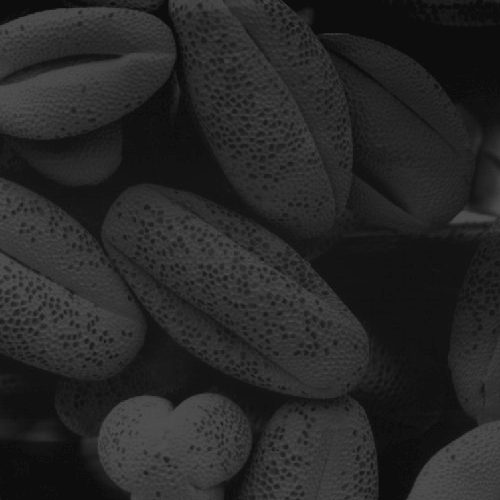
%> input picture week3/Fig0308(a)(pollen).tif, 500 x 500 px
$ octave Ex3_03.m   (GNU Octave 9; MATLAB toolbox functions it lacks are replaced by stand-ins)
%> lines starting %> are read from the running program, lines starting %| are printed output that depends on the picture
### week3/manualhist.m
function p = manualhist
% MANUALHIST generates a bimodel histogram interactively.
% P = MANUALHIST generates a bimodel histogram using
% TWOMODEGAUSS(m1, sig1, m2, sig2, A1, A2, k).
% m1 and m2 are the means of the two modes and must be in the range [0, 1].
% sig1 and sig2 are the standard deviation of the two modes.
% A1 and A2 are amplitude values, and
% k is offset value that raises the "floor" of histogram. The number of
% elements in the histogram vector P is 256 and sum(P) is normalized to 1.
% MANUALHIST repeately prompts for the parameters and plots the resulting
% histogram until user types an 'x' to quit, and then it returns the last
% histogram computed.

% Initialize
repeats = true;
quitnow = 'x';

% Compute a default histogram in case the user quits before
% estimateing at least one histogram.
p = twomodegauss(0.15, 0.05, 0.75, 0.05, 1, 0.07, 0.002);

% Cycle until an x is input
while repeats
    s = input('Enter m1, sig1, m2, sig2, A1, A2, k or x to quit:', 's');
    if s == quitnow
        break
    end

    % Convert the input string to a vector of numerical values and verify
    % the number of inputs.
        v = str2num(s);
    if numel(v) ~= 7
        disp('Incorrect number of inputs.')
        continue
    end

    p = twomodegauss(v(1), v(2), v(3), v(4), v(5), v(6), v(7));
    figure, plot(p)
    xlim([0 255])
end

### week3/twomodegauss.m
function p = twomodegauss(m1, sig1, m2, sig2, A1, A2, k)
%TWOMODEGAUSS Generates a bimodal Gaussian function.

c1 = A1*(1/((2*pi)^0.5)*sig1);
k1 = 2*(sig1^2);
c2 = A2*(1/((2*pi)^0.5)*sig2);
k2 = 2*(sig2^2);

z = linspace(0, 1, 256);
p = k + c1 * exp(-((z - m1).^2) ./ k1) + c2 * exp(-((z - m2).^2) ./ k2);
p = p./sum(p(:));

### week3/Ex3_03.m
clear all;
close all;

%% Histogram Equalization
f = imread('Fig0308(a)(pollen).tif');
%> f is the input picture: size 500x500 uint8; min 13, max 83, mean 38.7
figure, imshow(f)
figure; imhist(f) % display histogram of N-D image data(display
%histogram for intensity
ylim('auto')
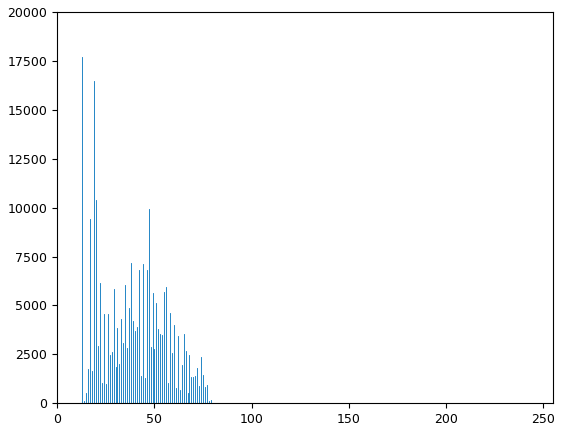
%> figure redrawn from the program's plot data; highest point at x = 13, y = 17718
g = histeq(f, 256);
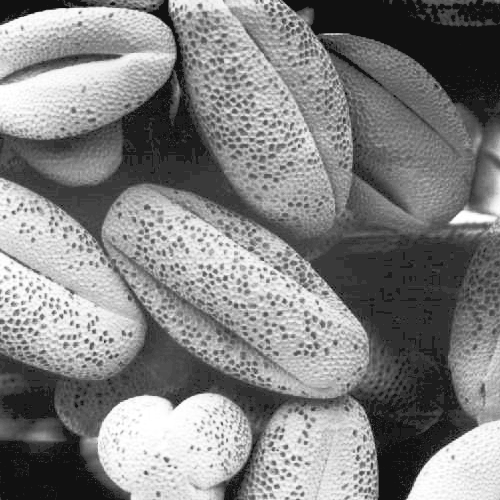
%> g: size 500x500 uint8; min 17, max 255, mean 130.3
figure, imshow(g)
figure, imhist(g)
ylim('auto')
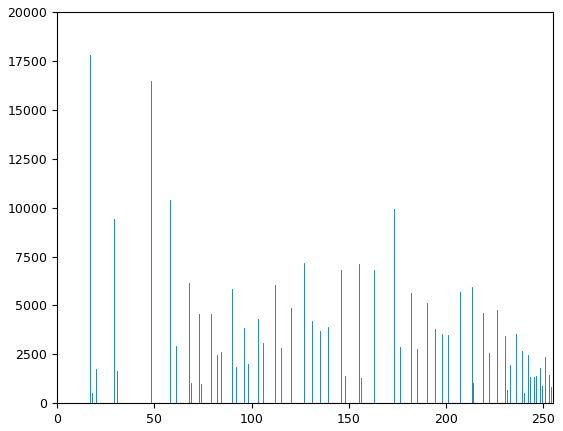
%> figure redrawn from the program's plot data; highest point at x = 17, y = 17814

hnorm = imhist(f)./numel(f);
%> hnorm = 256 values, max 0.0709 at index 14, min 0 at index 1, mean 0.00391
cdf = cumsum(hnorm);
%> cdf = 256 values from 0 to 1
x = linspace(0, 1, 256); % 256 number from 0 to 1
figure, plot(x, cdf)
axis([0 1 0 1]);
set(gca, 'xtick', 0:0.2:1);
set(gca, 'ytick', 0:0.2:1);
xlabel('Input intensity values', 'fontsize', 9);
ylabel('Output intensity values', 'fontsize', 9);
text(0.18, 0.5, 'Transformation function', 'fontsize', 9)
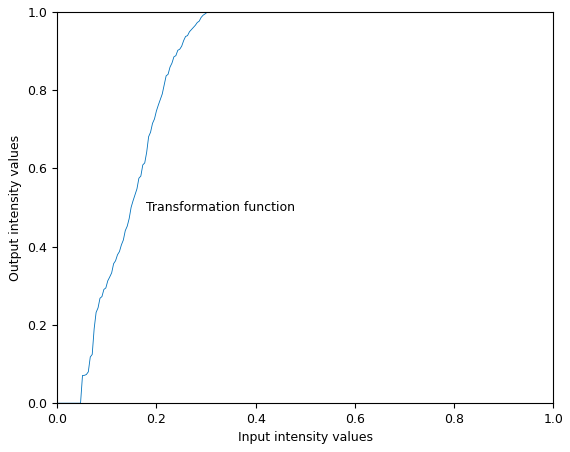
%> figure redrawn from the program's plot data; curve peaks at x = 0.325, y = 1
%% Histogram matching
clear all;
close all;

f = imread('Fig0310(a)(Moon Phobos).tif');
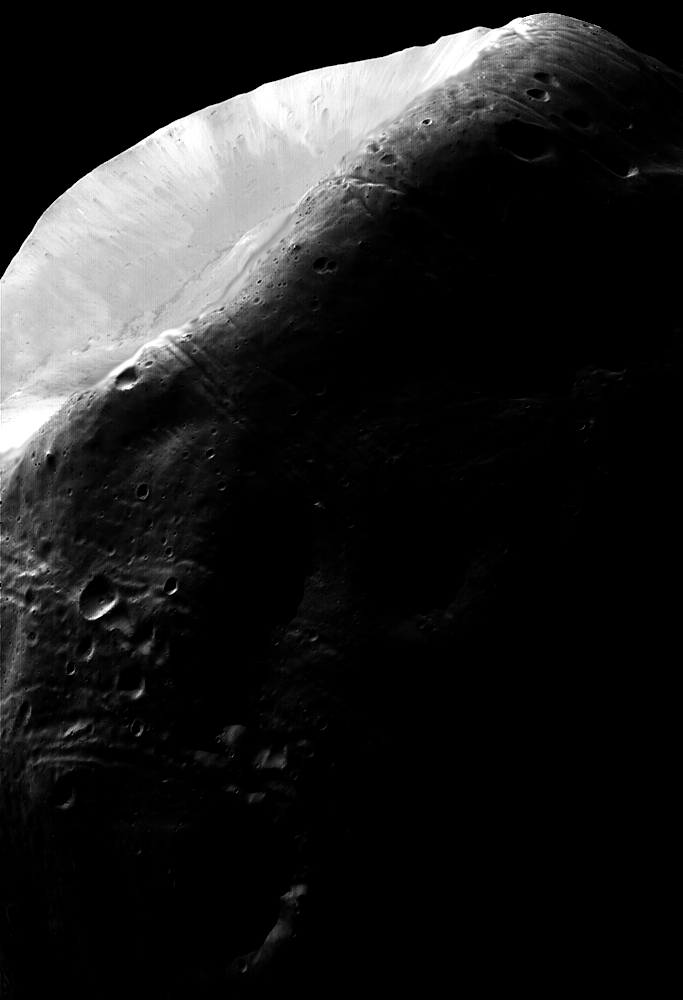
%> input picture week3/Fig0310(a)(Moon Phobos).tif, 683 x 1000 px
%> f is the input picture: size 1000x683 uint8; min 0, max 255, mean 31.7
imshow(f);
figure, imhist(f);
ylim('auto');
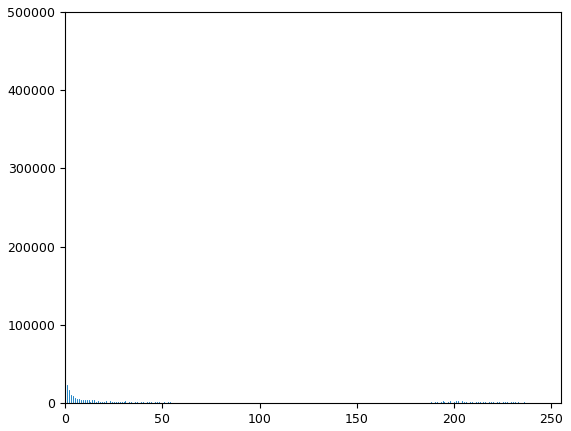
%> figure redrawn from the program's plot data; highest point at x = 0, y = 421847
g = histeq(f, 256);
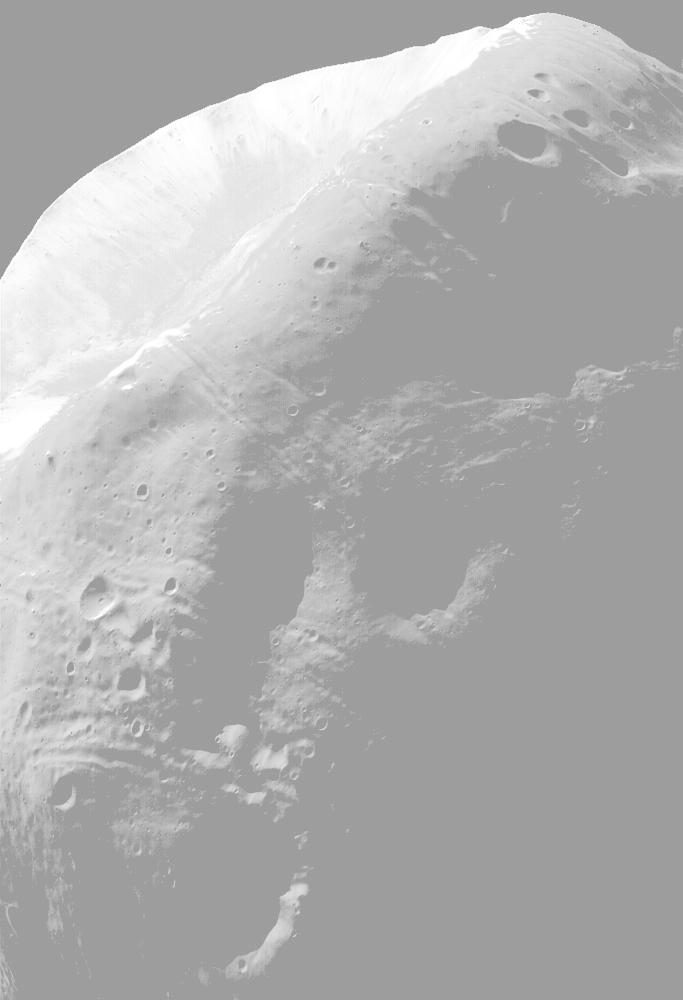
%> g: size 1000x683 uint8; min 157, max 255, mean 176.1
figure, imshow(g);
figure, imhist(g);
ylim('auto');
%> figure, not shown here; highest point at x = 157, y = 421847

p = manualhist;
%> the run ends on the next line
